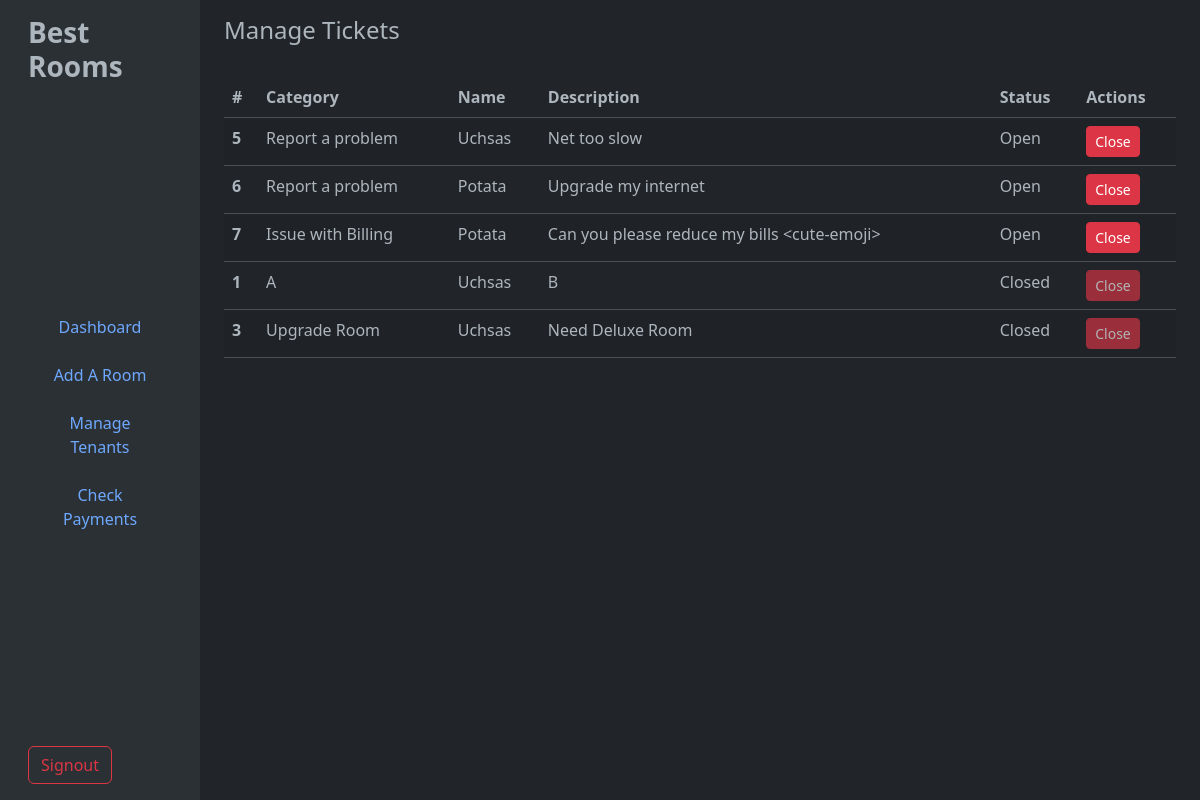
/ticketadmin (signed in), run on the app's committed database.
### tables this page shows
CREATE TABLE "Tickets" (
	"reportID"	INTEGER,
	"tenantID"	INTEGER NOT NULL,
	"category"	TEXT NOT NULL,
	"Description"	TEXT NOT NULL,
	"status"	TEXT NOT NULL,
	PRIMARY KEY("reportID" AUTOINCREMENT),
	FOREIGN KEY("tenantID") REFERENCES "Tenants"("tenantID")
);

CREATE TABLE "Tenants" (
	"tenantID"	INTEGER,
	"userID"	INTEGER NOT NULL,
	"name"	TEXT,
	"roomID"	INTEGER,
	"phone"	TEXT,
	PRIMARY KEY("tenantID" AUTOINCREMENT),
	FOREIGN KEY("roomID") REFERENCES "Rooms"("roomID"),
	FOREIGN KEY("userID") REFERENCES "Users"("userID")
);

### app.py (the view)
@app.route('/ticketadmin', methods=['GET', 'POST'])
def ticketadmin():
    if session['user']=='admin':
        if request.method == 'POST':
            reportID = request.form['ticket_id']
            closeTicket(reportID)
            return redirect(url_for('ticketadmin'))
        else:
            info = getTickets()
            return render_template('ticketadmin.html', tickets=info)
    else:
        return redirect(url_for('ticket'))

### database/admin.py (called while the page is built)
def dbConnect():
    return sqlite3.connect('database/main.db')

def getTickets():
    connection = dbConnect()
    cursor = connection.cursor()
    cursor.execute(f"SELECT Tickets.*, Tenants.name FROM Tickets JOIN Tenants ON Tickets.tenantID = Tenants.tenantID ORDER BY status DESC")
    result = cursor.fetchall()
    connection.close()
    return result

### templates/ticketadmin.html (shortened to what this page needs)
{% extends "adminbase.html" %}
{% block content %}
<main class="col-md-9 ms-sm-auto col-lg-10 px-md-4">
  <div class="d-flex justify-content-between flex-wrap flex-md-nowrap align-items-center pt-3 pb-2 mb-3">
    <h1 class="h4">Manage Tickets</h1>
  </div>
  <div class="table-responsive">
    <table class="table table-striped table-hover">
      <thead>
        <tr>
          <th scope="col">#</th>
          <th scope="col">Category</th>
          <th scope="col">Name</th>
          <th scope="col">Description</th>
          <th scope="col">Status</th>
          <th scope="col">Actions</th>
        </tr>
      </thead>
      <tbody>
        {%for i in tickets%}
        <tr>
          <th scope="row">{{i[0]}}</th>
          <td>{{i[2]}}</td>
          <td>{{i[5]}}</td>
          <td>{{i[3]}}</td>
          <td>{{i[4]}}</td>
          <td>
              <form action="/ticketadmin" method="POST" style="display:inline;">
                  {%if i[4] == "Open"%}
                  <button class="btn btn-sm btn-danger" type="submit">Close</button>
                  {%endif%}
                  {%if i[4] == "Closed"%}
                  <button class="btn btn-sm btn-danger" disabled>Close</button>
                  {%endif%}
              </form>
          </td>
        </tr>
        {%endfor%}
      </tbody>
    </table>
  </div>
</main>
{% endblock %}

### data on the page
Tickets: reportID "5", category "Report a problem", name "Uchsas", Description "Net too slow", status "Open", shows "Close"
Tickets: reportID "6", category "Report a problem", name "Potata", Description "Upgrade my internet", status "Open", shows "Close"
Tickets: reportID "7", category "Issue with Billing", name "Potata", Description "Can you please reduce my bills <cute-emoji>", status "Open", shows "Close"
Tickets: reportID "1", category "A", name "Uchsas", Description "B", status "Closed"
Tickets: reportID "3", category "Upgrade Room", name "Uchsas", Description "Need Deluxe Room", status "Closed"
